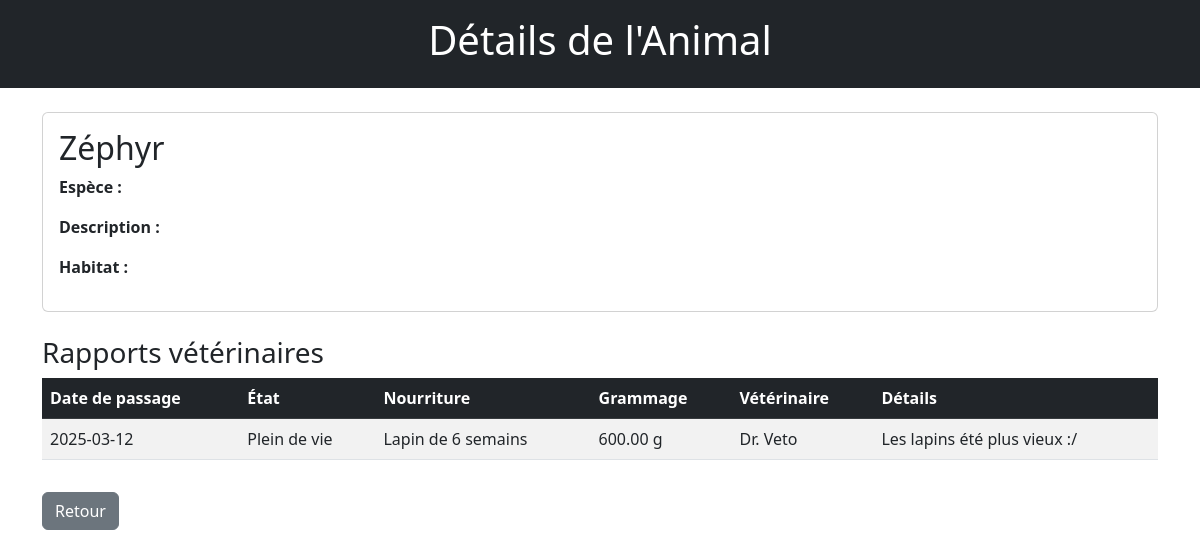
The page /front/html/view_reports.php?id=58 (signed in) on the database its author committed.
### tables this page shows
CREATE TABLE `animals` (
  `id` int(11) NOT NULL,
  `name` varchar(255) NOT NULL,
  `habitat_id` int(11) NOT NULL,
  `last_checkup_date` date DEFAULT NULL,
  `species_id` int(11) DEFAULT NULL,
  `image` varchar(255) DEFAULT NULL
);

CREATE TABLE `vet_reports` (
  `id` int(11) NOT NULL,
  `animal_id` int(11) NOT NULL,
  `vet_id` int(11) NOT NULL,
  `state` varchar(255) NOT NULL,
  `food` varchar(255) DEFAULT NULL,
  `weight` decimal(10,2) NOT NULL,
  `visit_date` date NOT NULL,
  `details` text DEFAULT NULL,
  `created_at` timestamp NOT NULL DEFAULT current_timestamp()
);

CREATE TABLE `users` (
  `id` int(11) NOT NULL,
  `email` varchar(255) NOT NULL,
  `password` varchar(255) NOT NULL,
  `role` enum('admin','veterinaire','employee') NOT NULL,
  `created_at` timestamp NOT NULL DEFAULT current_timestamp(),
  `name` varchar(255) NOT NULL DEFAULT 'Nom. Inconnu'
);

### front/html/view_reports.php (the view, shortened to what this page needs)
<?php
require '../../lib/pdo.php';
$animal_id = $_GET['id'];
$error = '';
$animal = null;
$reports = [];
try {
    $query = $pdo->prepare("SELECT * FROM animals WHERE id = :id");
    $query->execute([':id' => $animal_id]);
    $animal = $query->fetch(PDO::FETCH_ASSOC);
    if (!$animal) {
        $error = "Animal introuvable.";
    } else {
        $reportQuery = $pdo->prepare("
            SELECT vr.*, u.name AS vet_name
            FROM vet_reports vr
            JOIN users u ON vr.vet_id = u.id
            WHERE vr.animal_id = :animal_id
            ORDER BY vr.visit_date DESC
        ");
        $reportQuery->execute([':animal_id' => $animal_id]);
        $reports = $reportQuery->fetchAll(PDO::FETCH_ASSOC);
    }
} catch (PDOException $e) {
    $error = "Erreur lors de la récupération des données : " . $e->getMessage();
}
?>
<!DOCTYPE html>
<html lang="fr">
<head>
    <link href="https://cdn.jsdelivr.net/npm/bootstrap@5.3.0-alpha1/dist/css/bootstrap.min.css" rel="stylesheet">
</head>
<body>
    <header class="bg-dark text-white text-center py-3">
        <h1>Détails de l'Animal</h1>
    </header>
    <main class="container mt-4">
        <?php if (!empty($error)): ?>
            <div class="alert alert-danger"><?= htmlspecialchars($error) ?></div>
        <?php else: ?>
            <div class="card mb-4">
                <div class="card-body">
                    <h2 class="card-title"><?= htmlspecialchars($animal['name']) ?></h2>
                    <p><strong>Espèce :</strong> <?= htmlspecialchars($animal['species']) ?></p>
                    <p><strong>Description :</strong> <?= htmlspecialchars($animal['description']) ?></p>
                    <p><strong>Habitat :</strong> <?= htmlspecialchars($animal['habitat']) ?></p>
                </div>
            </div>
            <h3>Rapports vétérinaires</h3>
            <?php if (empty($reports)): ?>
                <p class="text-muted">Aucun rapport vétérinaire disponible pour cet animal.</p>
            <?php else: ?>
                <div class="table-responsive">
                    <table class="table table-striped">
                        <thead class="table-dark">
                            <tr>
                                <th>Date de passage</th>
                                <th>État</th>
                                <th>Nourriture</th>
                                <th>Grammage</th>
                                <th>Vétérinaire</th>
                                <th>Détails</th>
                            </tr>
                        </thead>
                        <tbody>
                            <?php foreach ($reports as $report): ?>
                                <tr>
                                    <td><?= htmlspecialchars($report['visit_date']) ?></td>
                                    <td><?= htmlspecialchars($report['state']) ?></td>
                                    <td><?= htmlspecialchars($report['food']) ?></td>
                                    <td><?= htmlspecialchars($report['weight']) ?> g</td>
                                    <td><?= htmlspecialchars($report['vet_name']) ?></td>
                                    <td><?= htmlspecialchars($report['details'] ?? 'Aucun détail') ?></td>
                                </tr>
                            <?php endforeach; ?>
                        </tbody>
                    </table>
                </div>
            <?php endif; ?>
        <?php endif; ?>
        <a href="/front/html/admin_dashboard.php" class="btn btn-secondary mt-3">Retour</a>
    </main>
</body>
</html>

### rows shown on the page
animals: name "Zéphyr"
vet_reports: visit_date "2025-03-12", state "Plein de vie", food "Lapin de 6 semains", weight "600.00", vet.name "Dr. Veto", details "Les lapins été plus vieux :/"
